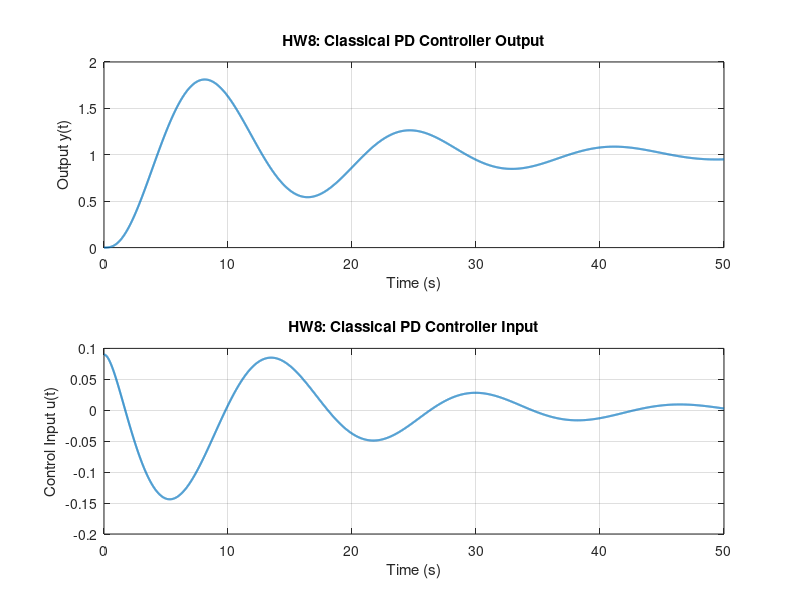
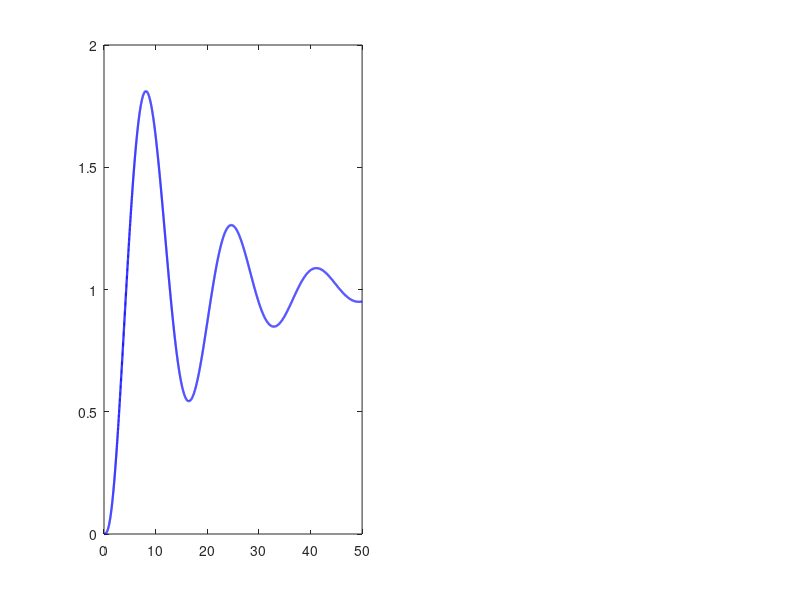

The MATLAB source for these figures, in order: (Note: this script raises an error after producing the figures.)
A = [0 0 0 0;
     1 -1 0 0;
     0 1 -1 0;
     1 0 0 0];

B = [1; 0; 0; 0];

C = [0 -1 -1 1];

pc = [-1.1 -0.9 -0.5+0.5j -0.5-0.5j];

K = place(A, B, pc);

KF = 1 / (C * inv(A - B*K) * B);

O = obsv(A, C);

% Check rank
rank_O = rank(O);
disp(['Observability matrix rank: ', num2str(rank_O)]);


pe = [-2.2 -2.1 -1.9 -1.8];
L = place(A', C', pe)';

%% HW8 response
% Time vector
T = 50;
dt = 0.01;
t = (0:dt:T)';
n = length(t);

% PD Controller parameters (from your HW8)
K2 = 0.09;
Tc = 4;

% Define plant: G(s) = 1 / (s^2 * (s + 1)^2)
num_plant = 1;
den_plant = conv([1 0 0], conv([1 1], [1 1]));
G = tf(num_plant, den_plant);

% PD control is u(t) = K * (Tc * de/dt + e)

% Closed-loop system (using step for output)
C_pd = tf([K2*Tc, K2], [1]); % not used for input anymore
closed_loop = feedback(C_pd * G, 1);
[output_classical, ~] = step(closed_loop, t);

% Assign output
output_classical = output_classical(:);  % ensure column

% Compute error: e(t) = y_d - y(t)
e = 1 - output_classical;

% Compute derivative of error using finite differences
de_dt = [0; diff(e) / dt];

% Compute control input u(t) = K * (Tc * de/dt + e)
u = K2 * (Tc * de_dt + e);
input_classical = u(:);  % ensure column

% Plot output
figure;
subplot(2,1,1)
plot(t, output_classical, 'LineWidth', 1.5)
grid on
xlabel('Time (s)')
ylabel('Output y(t)')
title('HW8: Classical PD Controller Output')

% Plot control input
subplot(2,1,2)
plot(t, input_classical, 'LineWidth', 1.5)
grid on
xlabel('Time (s)')
ylabel('Control Input u(t)')
title('HW8: Classical PD Controller Input')







%% output hw8 vs output hw10

%output_signal_HW10 = out.output;
%input_signal_HW10 = out.input;

figure
% --- Left: Output comparison ---
subplot(1, 2, 1)
plot(t, output_classical, 'b', 'LineWidth', 1.6)
hold on
plot(t, output_signal_HW10, 'r', 'LineWidth', 1.6)
grid on
title('System Output y(t)')
xlabel('Time (s)')
ylabel('Output y')
legend('HW8: Classical', 'HW10: State-Feedback With estimator')
xlim([0, 50])

% --- Right: Input comparison ---
subplot(1, 2, 2)
plot(t, input_classical, 'b', 'LineWidth', 1.6)
hold on
plot(t, input_signal_HW10, 'r', 'LineWidth', 1.6)
grid on
title('Control Input u(t)')
xlabel('Time (s)')
ylabel('Input u')
legend('HW8: Classical', 'HW10: State-Feedback With estimator')
ylim([-1.2, 1.2])
xlim([0, 50])


%% output hw8 vs output hw9 after optimizing:
% Output: HW8 vs HW9 (Fast Poles)
%output_signal_fast = out.output;
%input_signal_fast = out.input;

Kf = 180;
T = 50;
dt = 0.01;
t = 0:dt:T;

figure

% --- Left: Output comparison (fast poles) ---
subplot(1, 2, 1)
plot(t, output_classical, 'b', 'LineWidth', 1.6)
hold on
plot(t, output_signal_fast, 'r', 'LineWidth', 1.6)
grid on
title('System Output y(t)')
xlabel('Time (s)')
ylabel('Output y(t)')
legend('HW8: Classical', 'HW9: Fast State-Feedback')
xlim([0, 40])

% --- Right: Input comparison (fast poles) ---
subplot(1, 2, 2)
plot(t, input_classical, 'b', 'LineWidth', 1.6)
hold on
plot(t, input_signal_fast, 'r', 'LineWidth', 1.6)
grid on
title('Control Input u(t)')
xlabel('Time (s)')
ylabel('Control Input u(t)')
legend('HW8: Classical', 'HW9: Fast State-Feedback')
ylim([-3, 3])
xlim([0, 10])




%% Problem 2: Equivalent Compensator Comparison

% Define system matrices (same as HW09/10)
A = [0 0 0 0;
     1 -1 0 0;
     0 1 -1 0;
     1 0 0 0];

B = [1; 0; 0; 0];
C = [0 -1 -1 1];  % Output: distance of second trailer from wall

% Classical PD controller from HW8

%
% Design parameters
K2 = 0.09;        % Proportional gain
TC = 4;     % Time constant

s = tf('s');
Gc = K2 * (TC * s + 1);

Gp = 1 / (s^2 * (s + 1)^2);  % Simple second-order system as an example

C_pd = Gc * Gp;

% Feedback gain K from HW10 (pole placement)
K = [-1 0.005 -0.005 -0.495];  % 1x4

% Observer gain L from HW10
L = [15.8004; 14.8500; 10.9500; 31.8000];  % 4x1

% Equivalent compensator state-space matrices
Ac = A - B*K - L*C;
Bc = L;
Cc = K;
Dc = 0;

% Transfer function of equivalent compensator
[numc, denc] = ss2tf(Ac, Bc, Cc, Dc);
Gc = tf(numc, denc);

% Bode plot comparison
figure;
bode(C_pd, 'b', Gc, 'r')
grid on
legend('Classical PD: K(T_c s + 1)', 'Observer-Based: G_c(s)')
title('Bode Plot Comparison of Compensators')

% Compute poles of the compensator (internal dynamics)
eig_compensator = eig(Ac);
disp('Poles of A - BK - LC:')
disp(eig_compensator)
